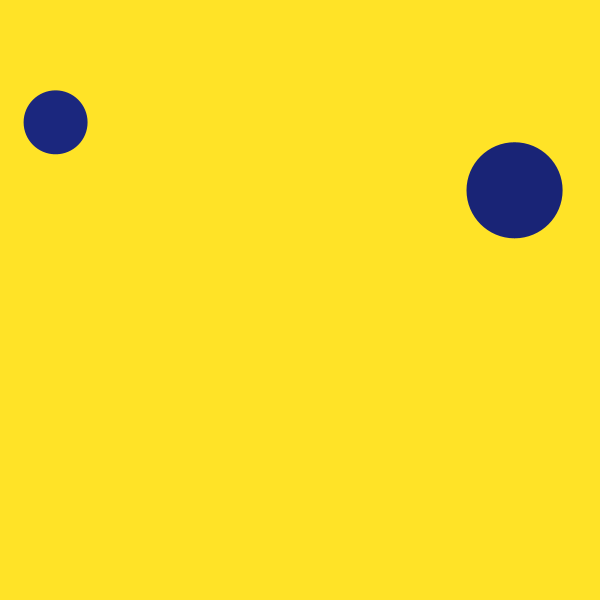
Frame 1 (no input)
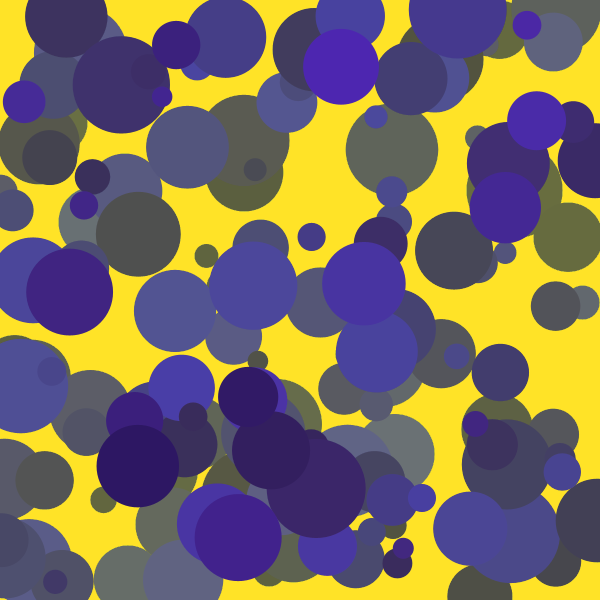
Frame 60 (the mouse pressed at the canvas centre just before this capture)
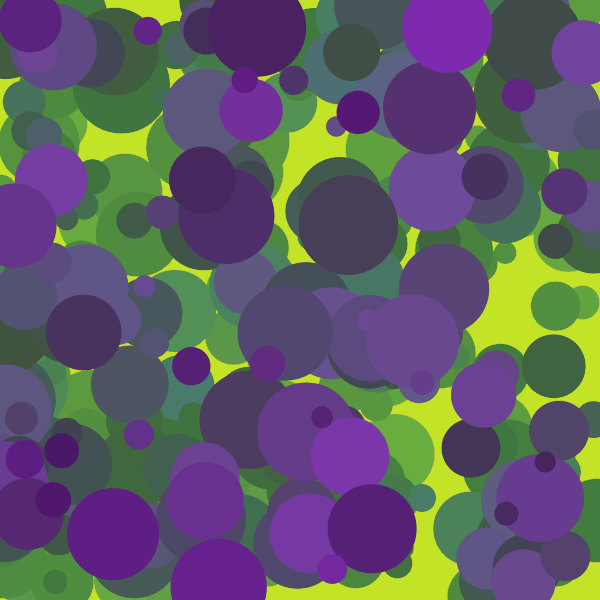
Frame 120 (the mouse held since frame 60 and released just before this capture)

The Processing sketch that drew these frames (run headless with seeded random() and noise(); from frame 60 on, the mouse is pressed at the canvas centre):

// Processing sketch: colcom2
// ── colcom2.pde
int col;
void setup() {
  size(600, 600); 
  colorMode(HSB);
  smooth();
  noStroke();
  iniciar();
}

void draw() {
  fill((col+128)%256, 215, 255, 2);
  rect(0, 0, width, height);
  for (int i = 0; i < random(5); i++) {
    float grosor = random(20, 100);
    fill(color(col, 200, random(100, 180)));
    ellipse(random(width), random(height), grosor, grosor);
  }
  col += int(random(-1, 2));
  col = col%256;
}

void keyPressed() {
  if (key == 'r') {
    iniciar();
  }
}

void iniciar() {
  col = int(random(256));
  background((col+128)%256, 215, 255);
}
